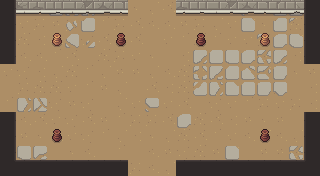

The image is a tile-based game level rendered from a .tmx file. Its description and complete source (layers, tilesets, objects, tile grids) follow:
An orthogonal 20x11 tile map with 16x16 px tiles, 6 tile layers (ground, dressing, decor, walls, ...), 3 tilesets and 9 objects (5x ENTRY, 4x PROP).

<map version="1.10" tiledversion="1.10.2" orientation="orthogonal" renderorder="right-down" width="20" height="11" tilewidth="16" tileheight="16" infinite="0" nextlayerid="8" nextobjectid="10">
 <tileset firstgid="1" name="wall" tilewidth="16" tileheight="16" tilecount="176" columns="11">
  <image source="../../../gfx/tiles/crypt/walls_floor.png" width="176" height="256" />
 </tileset>
 <tileset firstgid="177" name="slabs" tilewidth="16" tileheight="16" tilecount="207" columns="9">
  <image source="../../../gfx/tiles/crypt/slabs.png" width="144" height="368" />
 </tileset>
 <tileset firstgid="384" name="objects" tilewidth="16" tileheight="16" tilecount="384" columns="24">
  <image source="../../../gfx/tiles/crypt/objects.png" width="384" height="256" />
 </tileset>
 <layer id="1" name="ground" width="20" height="11">
  <data encoding="csv">
153,152,161,350,363,366,160,160,153,156,151,151,153,161,151,379,152,361,334,379,
151,164,157,152,367,331,161,157,151,159,159,152,157,156,164,336,153,331,364,354,
163,163,160,151,369,374,151,164,151,162,164,161,163,161,164,164,364,347,330,366,
160,159,159,161,151,162,163,157,164,153,162,160,357,345,338,347,382,357,160,159,
164,158,160,156,163,161,156,152,152,156,159,163,383,380,340,361,354,337,153,152,
162,157,163,163,164,161,152,156,162,151,160,163,368,366,341,345,337,358,162,160,
161,366,352,158,152,158,162,156,164,379,164,151,162,158,164,161,157,164,157,160,
158,159,151,164,158,151,152,161,157,157,151,347,163,151,160,152,153,152,162,160,
163,152,153,159,164,158,161,156,160,153,156,163,151,161,164,159,156,159,156,157,
369,333,349,162,153,159,162,161,162,159,152,158,163,152,336,162,152,152,382,370,
336,340,365,164,157,160,156,152,157,159,156,157,335,160,151,162,162,164,376,383
</data>
 </layer>
 <layer id="2" name="dressing" width="20" height="11">
  <data encoding="csv">
0,0,0,0,0,0,0,0,0,0,0,0,0,0,0,0,0,0,0,0,
0,0,0,0,0,0,0,0,0,0,0,0,0,0,0,0,0,0,0,0,
0,0,0,0,0,0,0,0,0,0,0,0,0,0,0,0,0,0,0,0,
0,0,0,0,0,0,0,0,0,0,0,0,0,0,0,0,0,0,0,0,
0,0,0,0,0,0,0,0,0,0,0,0,0,0,0,0,0,0,0,0,
0,0,0,0,0,0,0,0,0,0,0,0,0,0,0,0,0,0,0,0,
0,0,0,0,0,0,0,0,0,0,0,0,0,0,0,0,0,0,0,0,
0,0,0,0,0,0,0,0,0,0,0,0,0,0,0,0,0,0,0,0,
0,0,0,0,0,0,0,0,0,0,0,0,0,0,0,0,0,0,0,0,
0,0,0,0,0,0,0,0,0,0,0,0,0,0,0,0,0,0,0,0,
0,0,0,0,0,0,0,0,0,0,0,0,0,0,0,0,0,0,0,0
</data>
 </layer>
 <layer id="3" name="decor" width="20" height="11">
  <data encoding="csv">
0,0,0,0,0,0,0,0,0,0,0,0,0,0,0,0,0,0,0,0,
0,0,0,0,0,0,0,0,0,0,0,0,0,0,0,0,0,0,0,0,
0,0,0,0,0,0,0,0,0,0,0,0,0,0,0,0,0,0,0,0,
0,0,0,0,0,0,0,0,0,0,0,0,0,0,0,0,0,0,0,0,
0,0,0,0,0,0,0,0,0,0,0,0,0,0,0,0,0,0,0,0,
0,0,0,0,0,0,0,0,0,0,0,0,0,0,0,0,0,0,0,0,
0,0,0,0,0,0,0,0,0,0,0,0,0,0,0,0,0,0,0,0,
0,0,0,0,0,0,0,0,0,0,0,0,0,0,0,0,0,0,0,0,
0,0,0,0,0,0,0,0,0,0,0,0,0,0,0,0,0,0,0,0,
0,0,0,0,0,0,0,0,0,0,0,0,0,0,0,0,0,0,0,0,
0,0,0,0,0,0,0,0,0,0,0,0,0,0,0,0,0,0,0,0
</data>
 </layer>
 <layer id="4" name="walls" width="20" height="11">
  <data encoding="csv">
123,196,197,198,199,200,201,202,0,0,0,197,198,199,200,201,202,203,195,125,
123,0,0,0,0,0,0,0,0,0,0,0,0,0,0,0,0,0,0,125,
123,0,0,0,0,0,0,0,0,0,0,0,0,0,0,0,0,0,0,125,
123,0,0,0,0,0,0,0,0,0,0,0,0,0,0,0,0,0,0,125,
0,0,0,0,0,0,0,0,0,0,0,0,0,0,0,0,0,0,0,0,
0,0,0,0,0,0,0,0,0,0,0,0,0,0,0,0,0,0,0,0,
0,0,0,0,0,0,0,0,0,0,0,0,0,0,0,0,0,0,0,0,
123,0,0,0,0,0,0,0,0,0,0,0,0,0,0,0,0,0,0,125,
123,0,0,0,0,0,0,0,0,0,0,0,0,0,0,0,0,0,0,125,
123,0,0,0,0,0,0,0,0,0,0,0,0,0,0,0,0,0,0,125,
134,135,135,135,135,135,135,135,0,0,0,135,135,135,135,135,135,135,135,136
</data>
 </layer>
 <layer id="5" name="props" width="20" height="11">
  <data encoding="csv">
0,0,0,0,0,0,0,0,0,0,0,0,0,0,0,0,0,0,0,0,
0,0,0,0,0,0,0,0,0,0,0,0,0,0,0,0,0,0,0,0,
0,0,0,472,0,0,0,448,0,0,0,0,448,0,0,0,472,0,0,0,
0,0,0,0,0,0,0,0,0,0,0,0,0,0,0,0,0,0,0,0,
0,0,0,0,0,0,0,0,0,0,0,0,0,0,0,0,0,0,0,0,
0,0,0,0,0,0,0,0,0,0,0,0,0,0,0,0,0,0,0,0,
0,0,0,0,0,0,0,0,0,0,0,0,0,0,0,0,0,0,0,0,
0,0,0,0,0,0,0,0,0,0,0,0,0,0,0,0,0,0,0,0,
0,0,0,448,0,0,0,0,0,0,0,0,0,0,0,0,448,0,0,0,
0,0,0,0,0,0,0,0,0,0,0,0,0,0,0,0,0,0,0,0,
0,0,0,0,0,0,0,0,0,0,0,0,0,0,0,0,0,0,0,0
</data>
 </layer>
 <layer id="6" name="overhead" width="20" height="11">
  <data encoding="csv">
0,0,0,0,0,0,0,0,0,0,0,0,0,0,0,0,0,0,0,0,
0,0,0,0,0,0,0,0,0,0,0,0,0,0,0,0,0,0,0,0,
0,0,0,0,0,0,0,0,0,0,0,0,0,0,0,0,0,0,0,0,
0,0,0,0,0,0,0,0,0,0,0,0,0,0,0,0,0,0,0,0,
0,0,0,0,0,0,0,0,0,0,0,0,0,0,0,0,0,0,0,0,
0,0,0,0,0,0,0,0,0,0,0,0,0,0,0,0,0,0,0,0,
0,0,0,0,0,0,0,0,0,0,0,0,0,0,0,0,0,0,0,0,
0,0,0,0,0,0,0,0,0,0,0,0,0,0,0,0,0,0,0,0,
0,0,0,0,0,0,0,0,0,0,0,0,0,0,0,0,0,0,0,0,
0,0,0,0,0,0,0,0,0,0,0,0,0,0,0,0,0,0,0,0,
0,0,0,0,0,0,0,0,0,0,0,0,0,0,0,0,0,0,0,0
</data>
 </layer>
 <objectgroup id="7" name="spawns">
  <object id="1" name="UP" type="ENTRY" x="152" y="24" />
  <object id="2" name="DOWN" type="ENTRY" x="152" y="152" />
  <object id="3" name="LEFT" type="ENTRY" x="24" y="88" />
  <object id="4" name="RIGHT" type="ENTRY" x="296" y="88" />
  <object id="5" name="" type="ENTRY" x="168" y="88" />
  <object id="6" name="torch" type="PROP" x="56" y="168" />
  <object id="7" name="torch" type="PROP" x="264" y="168" />
  <object id="8" name="torch" type="PROP" x="8" y="136" />
  <object id="9" name="torch" type="PROP" x="312" y="136" />
 </objectgroup>
</map>
